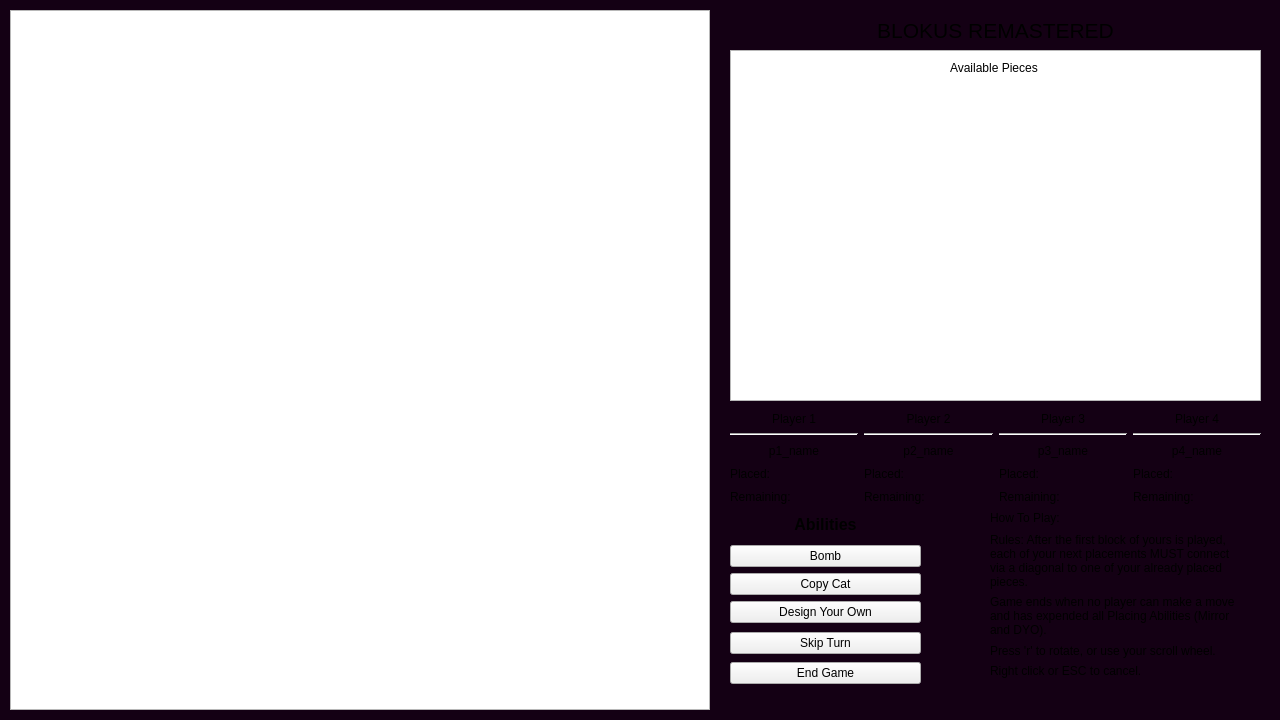
<?xml version="1.0" encoding="UTF-8"?>
<ui version="4.0">
 <class>PlotWindow</class>
 <widget class="QMainWindow" name="PlotWindow">
  <property name="geometry">
   <rect>
    <x>0</x>
    <y>0</y>
    <width>1280</width>
    <height>720</height>
   </rect>
  </property>
  <property name="windowTitle">
   <string>PlotWindow</string>
  </property>
  <property name="autoFillBackground">
   <bool>true</bool>
  </property>
  <property name="styleSheet">
   <string notr="true">QWidget#centralwidget {
    background-color: rgb(20, 0,20);
}
</string>
  </property>
  <widget class="QWidget" name="centralwidget">
   <property name="autoFillBackground">
    <bool>false</bool>
   </property>
   <widget class="QGraphicsView" name="boardGraphicsView">
    <property name="geometry">
     <rect>
      <x>10</x>
      <y>10</y>
      <width>700</width>
      <height>700</height>
     </rect>
    </property>
   </widget>
   <widget class="QGraphicsView" name="piecesGraphicsView">
    <property name="geometry">
     <rect>
      <x>730</x>
      <y>50</y>
      <width>531</width>
      <height>351</height>
     </rect>
    </property>
   </widget>
   <widget class="QLabel" name="titleLabel">
    <property name="geometry">
     <rect>
      <x>730</x>
      <y>10</y>
      <width>531</width>
      <height>41</height>
     </rect>
    </property>
    <property name="font">
     <font>
      <family>Tahoma</family>
      <pointsize>16</pointsize>
      <italic>false</italic>
     </font>
    </property>
    <property name="text">
     <string>BLOKUS REMASTERED</string>
    </property>
    <property name="alignment">
     <set>Qt::AlignmentFlag::AlignCenter</set>
    </property>
   </widget>
   <widget class="QLabel" name="piecesLabel">
    <property name="geometry">
     <rect>
      <x>950</x>
      <y>60</y>
      <width>91</width>
      <height>16</height>
     </rect>
    </property>
    <property name="text">
     <string>Available Pieces</string>
    </property>
   </widget>
   <widget class="QWidget" name="horizontalLayoutWidget">
    <property name="geometry">
     <rect>
      <x>730</x>
      <y>410</y>
      <width>531</width>
      <height>95</height>
     </rect>
    </property>
    <layout class="QHBoxLayout" name="playerStatshorizontalLayout">
     <item>
      <layout class="QVBoxLayout" name="p1verticalLayout">
       <item>
        <widget class="QLabel" name="p1label">
         <property name="text">
          <string>Player 1</string>
         </property>
         <property name="alignment">
          <set>Qt::AlignmentFlag::AlignCenter</set>
         </property>
        </widget>
       </item>
       <item>
        <widget class="Line" name="p1line">
         <property name="orientation">
          <enum>Qt::Orientation::Horizontal</enum>
         </property>
        </widget>
       </item>
       <item>
        <widget class="QLabel" name="p1nameLabel">
         <property name="text">
          <string>p1_name</string>
         </property>
         <property name="alignment">
          <set>Qt::AlignmentFlag::AlignCenter</set>
         </property>
        </widget>
       </item>
       <item>
        <widget class="QLabel" name="placedLabel">
         <property name="text">
          <string>Placed:</string>
         </property>
        </widget>
       </item>
       <item>
        <widget class="QLabel" name="remainingLabel">
         <property name="text">
          <string>Remaining:</string>
         </property>
        </widget>
       </item>
      </layout>
     </item>
     <item>
      <layout class="QVBoxLayout" name="p2verticalLayout">
       <item>
        <widget class="QLabel" name="p2label">
         <property name="text">
          <string>Player 2</string>
         </property>
         <property name="alignment">
          <set>Qt::AlignmentFlag::AlignCenter</set>
         </property>
        </widget>
       </item>
       <item>
        <widget class="Line" name="p2line">
         <property name="orientation">
          <enum>Qt::Orientation::Horizontal</enum>
         </property>
        </widget>
       </item>
       <item>
        <widget class="QLabel" name="p2nameLabel">
         <property name="text">
          <string>p2_name</string>
         </property>
         <property name="alignment">
          <set>Qt::AlignmentFlag::AlignCenter</set>
         </property>
        </widget>
       </item>
       <item>
        <widget class="QLabel" name="placedLabel_2">
         <property name="text">
          <string>Placed:</string>
         </property>
        </widget>
       </item>
       <item>
        <widget class="QLabel" name="remainingLabel_2">
         <property name="text">
          <string>Remaining:</string>
         </property>
        </widget>
       </item>
      </layout>
     </item>
     <item>
      <layout class="QVBoxLayout" name="p3verticalLayout">
       <item>
        <widget class="QLabel" name="p3label">
         <property name="text">
          <string>Player 3</string>
         </property>
         <property name="alignment">
          <set>Qt::AlignmentFlag::AlignCenter</set>
         </property>
        </widget>
       </item>
       <item>
        <widget class="Line" name="p3line">
         <property name="orientation">
          <enum>Qt::Orientation::Horizontal</enum>
         </property>
        </widget>
       </item>
       <item>
        <widget class="QLabel" name="p3nameLabel">
         <property name="text">
          <string>p3_name</string>
         </property>
         <property name="alignment">
          <set>Qt::AlignmentFlag::AlignCenter</set>
         </property>
        </widget>
       </item>
       <item>
        <widget class="QLabel" name="placedLabel_3">
         <property name="text">
          <string>Placed:</string>
         </property>
        </widget>
       </item>
       <item>
        <widget class="QLabel" name="remainingLabel_3">
         <property name="text">
          <string>Remaining:</string>
         </property>
        </widget>
       </item>
      </layout>
     </item>
     <item>
      <layout class="QVBoxLayout" name="p4verticalLayout">
       <item>
        <widget class="QLabel" name="p4label">
         <property name="text">
          <string>Player 4</string>
         </property>
         <property name="alignment">
          <set>Qt::AlignmentFlag::AlignCenter</set>
         </property>
        </widget>
       </item>
       <item>
        <widget class="Line" name="p4line">
         <property name="orientation">
          <enum>Qt::Orientation::Horizontal</enum>
         </property>
        </widget>
       </item>
       <item>
        <widget class="QLabel" name="p4nameLabel">
         <property name="text">
          <string>p4_name</string>
         </property>
         <property name="alignment">
          <set>Qt::AlignmentFlag::AlignCenter</set>
         </property>
        </widget>
       </item>
       <item>
        <widget class="QLabel" name="placedLabel_4">
         <property name="text">
          <string>Placed:</string>
         </property>
        </widget>
       </item>
       <item>
        <widget class="QLabel" name="remainingLabel_4">
         <property name="text">
          <string>Remaining:</string>
         </property>
        </widget>
       </item>
      </layout>
     </item>
    </layout>
   </widget>
   <widget class="QWidget" name="verticalLayoutWidget_5">
    <property name="geometry">
     <rect>
      <x>730</x>
      <y>510</y>
      <width>191</width>
      <height>113</height>
     </rect>
    </property>
    <layout class="QVBoxLayout" name="AbilityverticalLayout">
     <item>
      <widget class="QLabel" name="label">
       <property name="font">
        <font>
         <pointsize>12</pointsize>
         <bold>true</bold>
        </font>
       </property>
       <property name="text">
        <string>Abilities</string>
       </property>
       <property name="alignment">
        <set>Qt::AlignmentFlag::AlignCenter</set>
       </property>
      </widget>
     </item>
     <item>
      <widget class="QPushButton" name="bombPushButton">
       <property name="text">
        <string>Bomb</string>
       </property>
      </widget>
     </item>
     <item>
      <widget class="QPushButton" name="mirrorPushButton">
       <property name="text">
        <string>Copy Cat</string>
       </property>
      </widget>
     </item>
     <item>
      <widget class="QPushButton" name="WildPushButton">
       <property name="text">
        <string>Design Your Own</string>
       </property>
      </widget>
     </item>
    </layout>
   </widget>
   <widget class="QLabel" name="instructLabel">
    <property name="geometry">
     <rect>
      <x>990</x>
      <y>510</y>
      <width>211</width>
      <height>16</height>
     </rect>
    </property>
    <property name="text">
     <string>How To Play:</string>
    </property>
   </widget>
   <widget class="QLabel" name="instructLabel_2">
    <property name="geometry">
     <rect>
      <x>990</x>
      <y>530</y>
      <width>251</width>
      <height>61</height>
     </rect>
    </property>
    <property name="text">
     <string>Rules: After the first block of yours is played, each of your next placements MUST connect via a diagonal to one of your already placed pieces.</string>
    </property>
    <property name="wordWrap">
     <bool>true</bool>
    </property>
   </widget>
   <widget class="QLabel" name="instructLabel_3">
    <property name="geometry">
     <rect>
      <x>990</x>
      <y>590</y>
      <width>251</width>
      <height>51</height>
     </rect>
    </property>
    <property name="text">
     <string>Game ends when no player can make a move and has expended all Placing Abilities (Mirror and DYO).</string>
    </property>
    <property name="wordWrap">
     <bool>true</bool>
    </property>
   </widget>
   <widget class="QLabel" name="instructLabel_4">
    <property name="geometry">
     <rect>
      <x>990</x>
      <y>640</y>
      <width>251</width>
      <height>21</height>
     </rect>
    </property>
    <property name="text">
     <string>Press 'r' to rotate, or use your scroll wheel.</string>
    </property>
    <property name="wordWrap">
     <bool>true</bool>
    </property>
   </widget>
   <widget class="QLabel" name="instructLabel_5">
    <property name="geometry">
     <rect>
      <x>990</x>
      <y>660</y>
      <width>251</width>
      <height>21</height>
     </rect>
    </property>
    <property name="text">
     <string>Right click or ESC to cancel.</string>
    </property>
    <property name="wordWrap">
     <bool>true</bool>
    </property>
   </widget>
   <widget class="QWidget" name="verticalLayoutWidget">
    <property name="geometry">
     <rect>
      <x>730</x>
      <y>630</y>
      <width>191</width>
      <height>56</height>
     </rect>
    </property>
    <layout class="QVBoxLayout" name="verticalLayout">
     <item>
      <widget class="QPushButton" name="SkipPushButton">
       <property name="text">
        <string>Skip Turn</string>
       </property>
      </widget>
     </item>
     <item>
      <widget class="QPushButton" name="EndGamePushButton">
       <property name="text">
        <string>End Game</string>
       </property>
      </widget>
     </item>
    </layout>
   </widget>
  </widget>
 </widget>
 <resources/>
 <connections/>
</ui>
